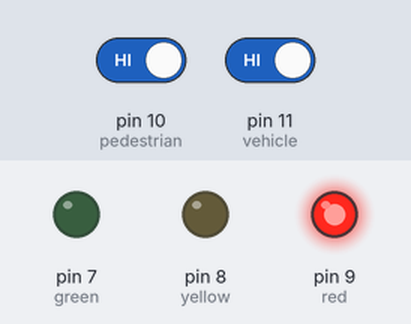
A sketch run on a simulated Arduino Uno, built with avr-gcc and run on an emulated ATmega328P. Parts: output pins drawn as LEDs (lit = HIGH). The test bench sets the inputs (shaded band); at power-on: pin 10 (pedestrian) HIGH, pin 11 (vehicle) HIGH.

Above: at 23.0 s.
23.1 s: pin 10 (pedestrian) driven LOW
At 25.8 s:
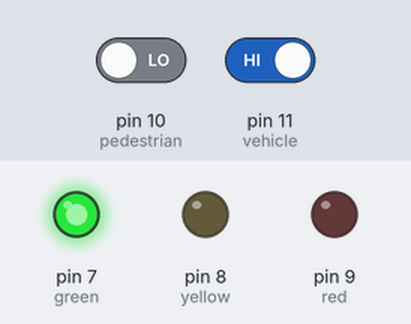
26.6 s: pin 11 (vehicle) driven LOW
At 32.4 s:
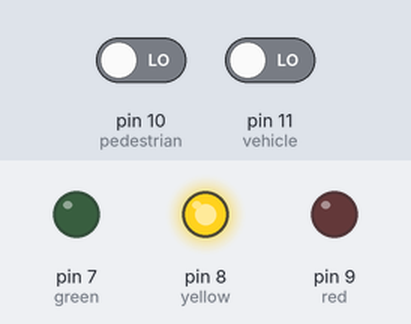
Timing chart, 0 to 39.5 s (numbered marks = the images above; inputs shaded):
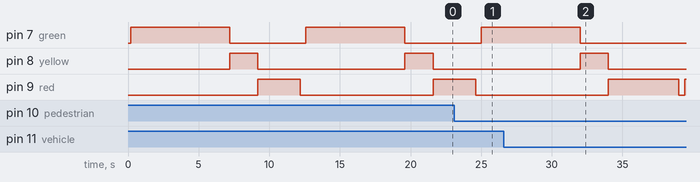

Measured:
- by itself, pin 7 (green): alternates HIGH for 7.0 s and LOW for 5.4 s
- by itself, pin 8 (yellow): alternates HIGH for 2.0 s and LOW for 10.4 s

The sketch:

Pedestrian_traffic_light.ino
```cpp
int red = 9;
int yellow = 8;
int green = 7;
int pedestrian = 10;
int vehicle = 11;


void setup() {
 pinMode(red, OUTPUT);
 pinMode(yellow, OUTPUT);
 pinMode(green, OUTPUT);
 pinMode(pedestrian, INPUT);
 pinMode(vehicle, INPUT);
}

void loop() {
  delay(200);
  if (digitalRead(pedestrian) == LOW && digitalRead(vehicle) == LOW)
  {
    regularLights();
  }
  else if (digitalRead(pedestrian) == HIGH && digitalRead(vehicle) == LOW || digitalRead(pedestrian) == HIGH && digitalRead(vehicle) == HIGH)
  {
   pedestrianLights();
  }
       else if (digitalRead(pedestrian) == LOW && digitalRead(vehicle) == HIGH)
       {
        vehicleLights();
       }

  delay(200);
}

void regularLights()
{
    digitalWrite(red, HIGH);
    delay(5000);
    digitalWrite(red, LOW);
    digitalWrite(green, HIGH);
    delay(5000);
    digitalWrite(green, LOW);
    digitalWrite(yellow, HIGH);
    delay(2000);
    digitalWrite(yellow, LOW);
}

void pedestrianLights()
{
   digitalWrite(green, HIGH);
   delay(7000);
   digitalWrite(green, LOW);
   digitalWrite(yellow, HIGH);
   delay(2000);
   digitalWrite(yellow, LOW);
   digitalWrite(red, HIGH);
   delay(3000);
   digitalWrite(red, LOW);
}

void vehicleLights()
{
    digitalWrite(green, HIGH);
    delay(7000);
    digitalWrite(green, LOW);
    digitalWrite(yellow, HIGH);
    delay(2000);
    digitalWrite(yellow, LOW);
    digitalWrite(red, HIGH);
    delay(5000);
    digitalWrite(red, LOW);
}
```
